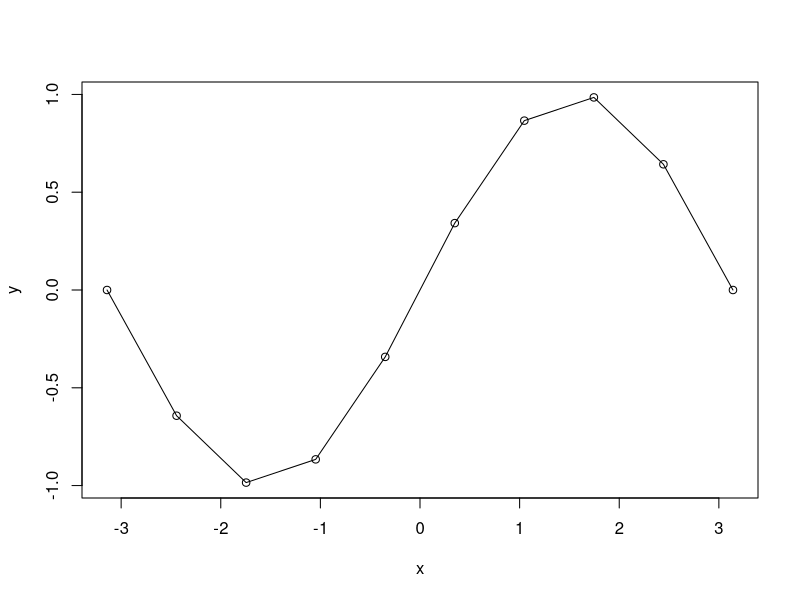
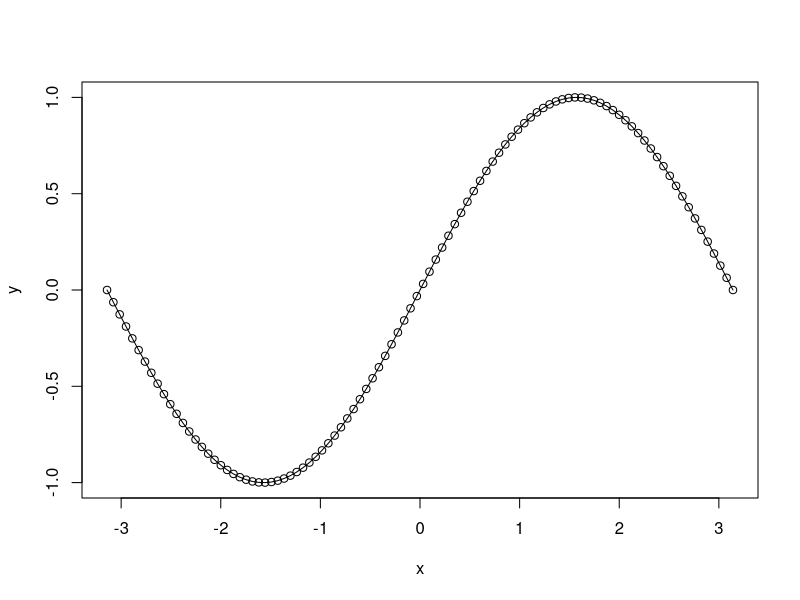
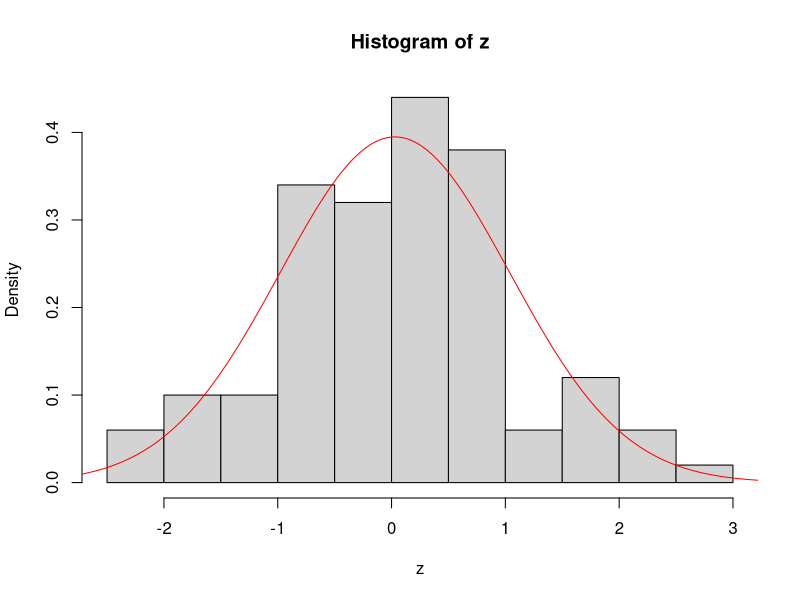

Recreate these plots in R, in order.
## ---- chunk 1
a <- "My name"
a
## ---- chunk 2
1 == 1

1 == 2 

1 & 2 == 1

1 | 2 == 1
## ---- chunk 3
mynumbers <- c(3,5,6,7,9)
mynumbers
mynumbers <- c(1:10)
mynumbers
## ---- chunk 4
a <- seq(0.5,2.5, length=100)
a
b <- seq(1,10,1)
b
mynumbers <- 1:12
m <-matrix(mynumbers, nrow=4)
m
## ---- chunk 5
A <- c(1, 2, 6, 8, 10)
B <- c(55, 56, 60, 20, 18)
C <- data.frame(A, B)
C[3, 2]
C$A
## ---- chunk 6
x<-seq(-pi,pi,length=10)
y<-sin(x)
plot(x,y)
lines(x,y)
## ---- chunk 7
x<-seq(-pi,pi,length=100)
y<-sin(x)
plot(x,y)
lines(x,y)
## ---- chunk 8
z<-rnorm(100)
hist(z, prob=TRUE)
mu<-mean(z)
sig<-sd(z)
x<-seq(-4,4,length=500)
y<-dnorm(x,mu,sig)
lines(x,y, col='red')
## ---- chunk 9
da <- read.csv('./Data/bac.csv')
head(da)
str(da)
## ---- chunk 10
da$Date <- as.Date(da$Date, format = "%d/%m/%Y")
str(da)
